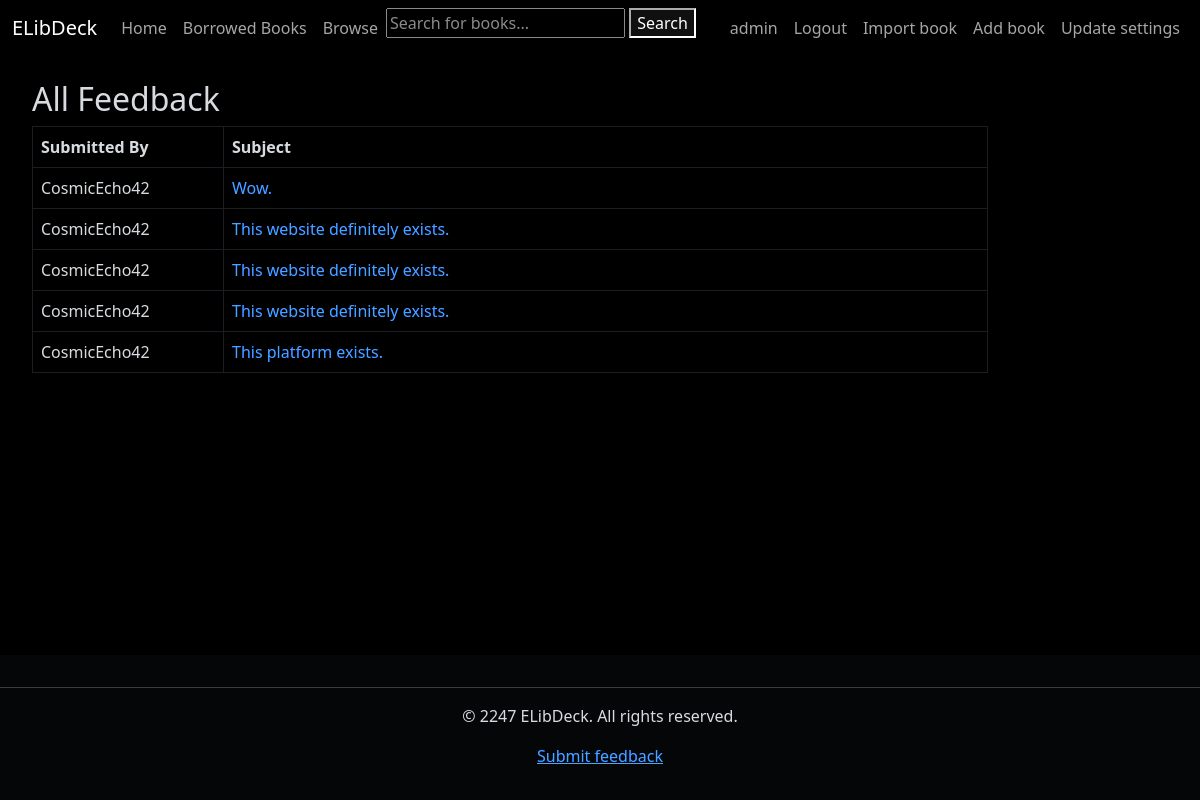
/feedback/view (signed in), run on the app's committed database.
### users/models.py (models this page shows, shortened)
class User(AbstractUser):
    is_librarian = models.BooleanField(default=False)
    psrn = models.CharField(
        max_length=255, default=uuid4, primary_key=True, editable=False, unique=True)
    room = models.CharField(max_length=10, default="No hostel.")

### books_catalog/models.py (models this page shows, shortened)
class PortalFeedback(models.Model):
    user = models.ForeignKey(settings.AUTH_USER_MODEL, on_delete=models.SET_NULL, null=True, blank=True)
    subject = models.CharField(max_length=100)
    body = models.TextField()
    created_at = models.DateTimeField(auto_now_add=True)
    image = models.ImageField(upload_to='feedback_images/', null=True, blank=True)

### books_catalog/views.py (the view)
# urls.py: path('feedback/view', views.view_portal_feedback, name='view-portal-feedback'),
@login_required
@permission_required('books_catalog.can_mark_returned', raise_exception=True)
def view_portal_feedback(request):
    feedbacks = PortalFeedback.objects.all().order_by('-created_at')
    return render(request, 'books_catalog/view_portal_feedback.html', {'feedbacks': feedbacks})

### books_catalog/templates/books_catalog/view_portal_feedback.html
{% extends 'generic.html' %}
{% block content %}
<div class="container mt-4">
    <h2>All Feedback</h2>
    <table class="table table-bordered table-hover">
        <thead>
            <tr>
                <th scope="col" style="width: 20%;">Submitted By</th>
                <th scope="col">Subject</th>
            </tr>
        </thead>
        <tbody>
            {% for feedback in feedbacks %}
                <tr>
                    <td>
                        {{ feedback.user.username }}
                    </td>
                    <td>
                        <a href="{% url 'books_catalog:view-portal-feedback-detail' feedback.id %}" class="text-decoration-none">
                            {{ feedback.subject }}
                        </a>
                    </td>
                </tr>
            {% empty %}
                <tr>
                    <td colspan="2" class="text-center">No feedback available.</td>
                </tr>
            {% endfor %}
        </tbody>
    </table>
</div>
{% endblock %}

### templates/generic.html (shortened to what this page needs)
<!DOCTYPE html>
<html lang="en">
<head>
    <link href="https://cdn.jsdelivr.net/npm/bootstrap@5.3.0-alpha1/dist/css/bootstrap.min.css"
          rel="stylesheet"/>
    <link rel="stylesheet" href="https://cdn.jsdelivr.net/npm/bootstrap-icons@1.7.2/font/bootstrap-icons.css">
</head>
<body class="d-flex flex-column min-vh-100">
<nav class="navbar navbar-expand-sm">
    <div class="container-fluid">
        <a class="navbar-brand" href="{% url 'books_catalog:landing-page' %}">ELibDeck</a>
        <div class="collapse navbar-collapse" id="navbarNav">
            <ul class="navbar-nav">
                <li class="nav-item">
                    <a class="nav-link" href="{% url 'books_catalog:landing-page' %}">Home</a>
                </li>
                <li class="nav-item">
                    {% if user.is_authenticated %}
                        {% if not perms.books_catalog.can_mark_returned %}
                            <a class="nav-link" href="{% url 'books_catalog:profile-books' %}">My Books</a>
                        {% else %}
                            <a class="nav-link" href="{% url 'books_catalog:all-borrowed-books' %}">Borrowed Books</a>
                        {% endif %}
                    {% endif %}
                </li>
                <li class="nav-item">
                    <a class="nav-link" href="{% url 'books_catalog:books' %}">Browse</a>
                </li>
                <li class="nav-item">
                    <form method="get" action="{% url 'books_catalog:search' %}">
                        <input type="text" name="q" placeholder="Search for books..." value="{{ query }}">
                        <button type="submit">Search</button>
                    </form>
                </li>
            </ul>
            <ul class="navbar-nav ms-auto">
                {% if user.is_authenticated %}
                    <li class="nav-item"><a class="nav-link"
                                            href="{% url 'users:profile-page' %}">{{ user.get_username }}</a></li>
                    <li class="nav-item">
                        <a class="nav-link" href="{% url 'account_logout' %}">Logout</a>
                    </li>
                    {% if perms.books_catalog.can_mark_returned %}
                        <li class="nav-item"><a class="nav-link" href="{% url 'data_import:data-upload' %}">Import
                            book</a>
                        </li>
                        <li class="nav-item"><a class="nav-link" href="{% url 'books_catalog:add-book' %}">Add book</a>
                        </li>
                        <li class="nav-item"><a class="nav-link"
                                                href="{% url 'books_catalog:update-library-settings' %}">Update
                            settings</a></li>
                    {% endif %}
                {% endif %}
            </ul>
        </div>
    </div>
</nav>
<div class="col-sm-10">
    <div style="margin-left:20px;margin-top:10px">
        {% block content %}
        {% endblock %}
    </div>
</div>
</body>
<footer class="bg-light text-center py-3 mt-auto">
    <hr>
    <p>&copy; 2247 ELibDeck. All rights reserved.</p>
    <p><a href="{% url 'books_catalog:submit-portal-feedback' %}">Submit feedback</a></p>
</footer>
</html>

### templates/generic.html (style rules this page uses)
html { filter: invert(1) hue-rotate(180deg); }

### data on the page
User: get_username "admin"
PortalFeedback: user.username "CosmicEcho42", subject "Wow."
PortalFeedback: user.username "CosmicEcho42", subject "This website definitely exists."
PortalFeedback: user.username "CosmicEcho42", subject "This website definitely exists."
PortalFeedback: user.username "CosmicEcho42", subject "This website definitely exists."
PortalFeedback: user.username "CosmicEcho42", subject "This platform exists."
